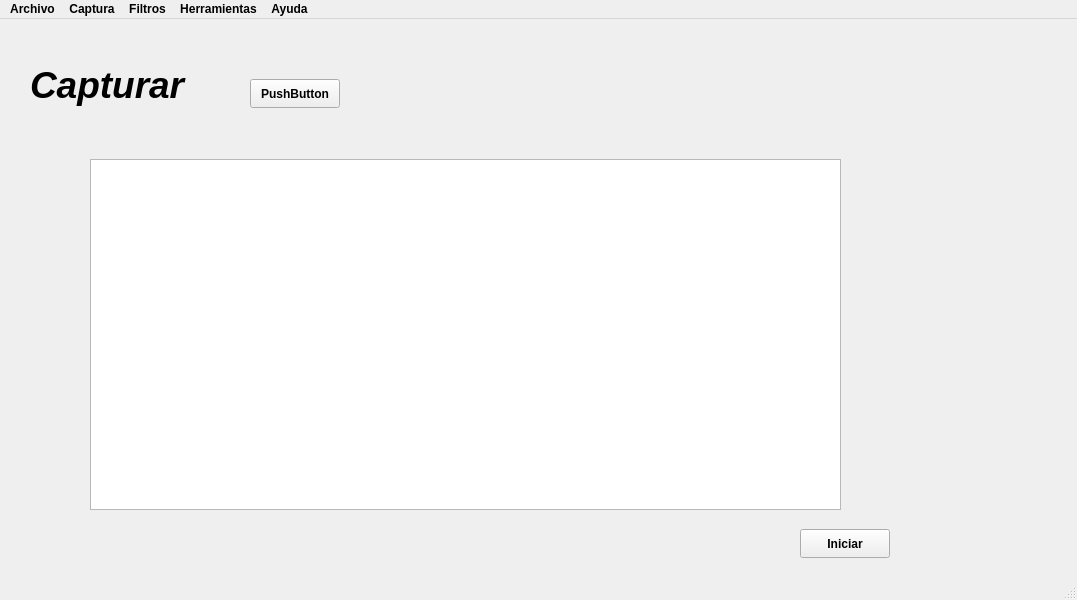
<?xml version="1.0" encoding="UTF-8"?>
<ui version="4.0">
 <class>MainWindow</class>
 <widget class="QMainWindow" name="MainWindow">
  <property name="geometry">
   <rect>
    <x>0</x>
    <y>0</y>
    <width>1077</width>
    <height>600</height>
   </rect>
  </property>
  <property name="font">
   <font>
    <bold>true</bold>
   </font>
  </property>
  <property name="windowTitle">
   <string>MainWindow</string>
  </property>
  <widget class="QWidget" name="centralwidget">
   <widget class="QLabel" name="capturar">
    <property name="geometry">
     <rect>
      <x>30</x>
      <y>30</y>
      <width>301</width>
      <height>71</height>
     </rect>
    </property>
    <property name="font">
     <font>
      <pointsize>28</pointsize>
      <italic>true</italic>
      <underline>false</underline>
      <strikeout>false</strikeout>
      <fontweight>ExtraBold</fontweight>
     </font>
    </property>
    <property name="text">
     <string>Capturar</string>
    </property>
   </widget>
   <widget class="QListWidget" name="interfaces">
    <property name="geometry">
     <rect>
      <x>90</x>
      <y>140</y>
      <width>751</width>
      <height>351</height>
     </rect>
    </property>
   </widget>
   <widget class="QPushButton" name="btnIniciar">
    <property name="geometry">
     <rect>
      <x>800</x>
      <y>510</y>
      <width>90</width>
      <height>29</height>
     </rect>
    </property>
    <property name="text">
     <string>Iniciar</string>
    </property>
   </widget>
   <widget class="QPushButton" name="pushButton_4">
    <property name="geometry">
     <rect>
      <x>250</x>
      <y>60</y>
      <width>90</width>
      <height>29</height>
     </rect>
    </property>
    <property name="text">
     <string>PushButton</string>
    </property>
   </widget>
  </widget>
  <widget class="QStatusBar" name="statusbar"/>
  <widget class="QMenuBar" name="menubar">
   <property name="geometry">
    <rect>
     <x>0</x>
     <y>0</y>
     <width>1077</width>
     <height>25</height>
    </rect>
   </property>
   <widget class="QMenu" name="menuArchivo">
    <property name="title">
     <string>Archivo</string>
    </property>
    <addaction name="actionExportar_CSV"/>
    <addaction name="actionGuardar_Captura"/>
    <addaction name="actionSalir"/>
   </widget>
   <widget class="QMenu" name="menuCaptura">
    <property name="title">
     <string>Captura</string>
    </property>
    <addaction name="actionIniciar_Captura"/>
    <addaction name="actionDetener"/>
   </widget>
   <widget class="QMenu" name="menuFiltros">
    <property name="title">
     <string>Filtros</string>
    </property>
   </widget>
   <widget class="QMenu" name="menuHerramientas">
    <property name="title">
     <string>Herramientas</string>
    </property>
   </widget>
   <widget class="QMenu" name="menuAyuda">
    <property name="title">
     <string>Ayuda</string>
    </property>
   </widget>
   <addaction name="menuArchivo"/>
   <addaction name="menuCaptura"/>
   <addaction name="menuFiltros"/>
   <addaction name="menuHerramientas"/>
   <addaction name="menuAyuda"/>
  </widget>
  <action name="actionExportar_CSV">
   <property name="icon">
    <iconset theme="QIcon::ThemeIcon::ListAdd"/>
   </property>
   <property name="text">
    <string>Exportar CSV</string>
   </property>
  </action>
  <action name="actionGuardar_Captura">
   <property name="icon">
    <iconset theme="QIcon::ThemeIcon::DocumentSave"/>
   </property>
   <property name="text">
    <string>Guardar Captura</string>
   </property>
  </action>
  <action name="actionSalir">
   <property name="icon">
    <iconset theme="QIcon::ThemeIcon::SystemShutdown"/>
   </property>
   <property name="text">
    <string>Salir</string>
   </property>
  </action>
  <action name="actionIniciar_Captura">
   <property name="icon">
    <iconset theme="QIcon::ThemeIcon::MediaPlaybackStart"/>
   </property>
   <property name="text">
    <string>Iniciar</string>
   </property>
  </action>
  <action name="actionDetener">
   <property name="icon">
    <iconset theme="QIcon::ThemeIcon::MediaPlaybackStop"/>
   </property>
   <property name="text">
    <string>Detener</string>
   </property>
  </action>
 </widget>
 <resources/>
 <connections/>
</ui>
